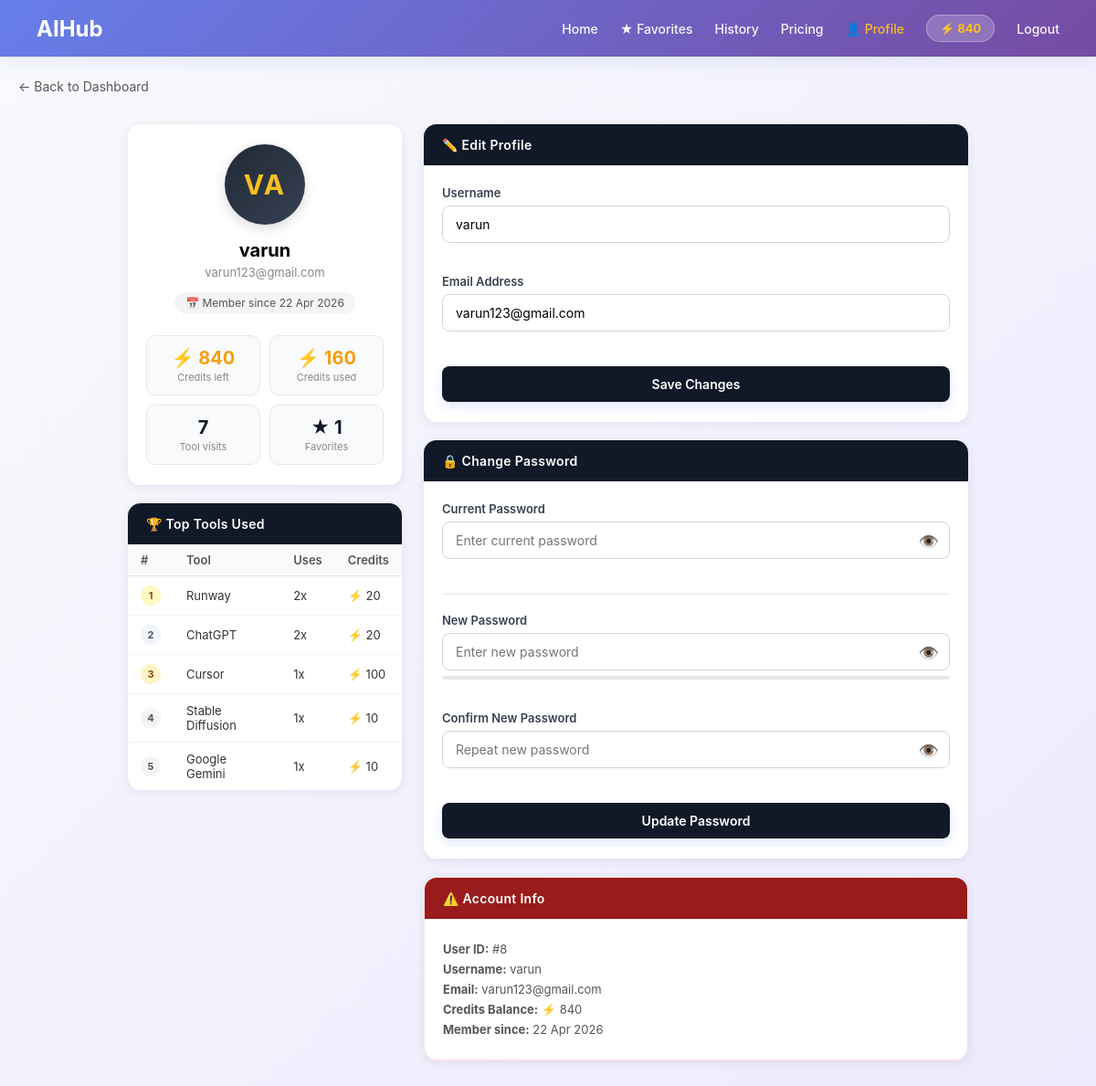
The page /profile.php (signed in) on the database its author committed.
### tables this page shows
CREATE TABLE IF NOT EXISTS `users` (
  `id` int NOT NULL AUTO_INCREMENT,
  `username` varchar(100) DEFAULT NULL,
  `email` varchar(150) DEFAULT NULL,
  `password` varchar(255) DEFAULT NULL,
  `credits` int DEFAULT '1000',
  `created_at` timestamp NULL DEFAULT CURRENT_TIMESTAMP,
  PRIMARY KEY (`id`),
  UNIQUE KEY `username` (`username`),
  UNIQUE KEY `email` (`email`)
);

### profile.php (the view, shortened to what this page needs)
<?php
include "db.php";
$user_id  = $_SESSION['user_id'];
$stmt = $conn->prepare("SELECT id, username, email, credits, created_at FROM users WHERE id = ?");
$stmt->execute([$user_id]);
$user = $stmt->fetch(PDO::FETCH_ASSOC);
$stmt2 = $conn->prepare("SELECT COUNT(*) FROM usage_logs WHERE user_id = ?");
$stmt2->execute([$user_id]);
$total_visits = $stmt2->fetchColumn();
$stmt3 = $conn->prepare("SELECT COALESCE(SUM(credits_used),0) FROM usage_logs WHERE user_id = ?");
$stmt3->execute([$user_id]);
$credits_used = $stmt3->fetchColumn();
$stmt4 = $conn->prepare("SELECT COUNT(*) FROM favorites WHERE user_id = ?");
$stmt4->execute([$user_id]);
$fav_count = $stmt4->fetchColumn();
$stmt5 = $conn->prepare(
    "SELECT tool_name, COUNT(*) AS uses, SUM(credits_used) AS spent
     FROM usage_logs WHERE user_id = ?
     GROUP BY tool_name ORDER BY uses DESC LIMIT 5"
);
$stmt5->execute([$user_id]);
$top_tools = $stmt5->fetchAll(PDO::FETCH_ASSOC);
$member_since = isset($user['created_at'])
    ? date('d M Y', strtotime($user['created_at']))
    : 'N/A';
$username = $user['username'];
$credits  = $user['credits'];
$avatar   = strtoupper(substr($username, 0, 2));
?>
<!DOCTYPE html>
<html>
<head>
    <link rel="stylesheet" href="dashboard.css?v=4">
</head>
<body>
<nav>
    <h2 class="logo">AIHub</h2>
    <ul>
        <li><a href="dashboard.php">Home</a></li>
        <li><a href="favorites.php">★ Favorites</a></li>
        <li><a href="history.php">History</a></li>
        <li><a href="pricing.php">Pricing</a></li>
        <li><a href="profile.php" style="color:#fbbf24;">👤 Profile</a></li>
        <li class="credits-badge">⚡ <?php echo number_format($credits); ?></li>
        <li><a href="logout.php">Logout</a></li>
    </ul>
</nav>
<a href="dashboard.php" class="back-btn">← Back to Dashboard</a>
<div class="profile-wrap">
    <div style="display:flex;flex-direction:column;gap:20px;">
        <div class="card-box">
            <div class="card-box-body avatar-card">
                <div class="avatar-circle"><?php echo htmlspecialchars($avatar); ?></div>
                <div class="avatar-name"><?php echo htmlspecialchars($username); ?></div>
                <div class="avatar-email"><?php echo htmlspecialchars($user['email']); ?></div>
                <span class="member-badge">📅 Member since <?php echo $member_since; ?></span>
                <div class="stats-grid">
                    <div class="stat-pill gold">
                        <div class="num">⚡ <?php echo number_format($credits); ?></div>
                        <div class="lbl">Credits left</div>
                    </div>
                    <div class="stat-pill gold">
                        <div class="num">⚡ <?php echo number_format($credits_used); ?></div>
                        <div class="lbl">Credits used</div>
                    </div>
                    <div class="stat-pill">
                        <div class="num"><?php echo number_format($total_visits); ?></div>
                        <div class="lbl">Tool visits</div>
                    </div>
                    <div class="stat-pill">
                        <div class="num">★ <?php echo number_format($fav_count); ?></div>
                        <div class="lbl">Favorites</div>
                    </div>
                </div>
            </div>
        </div>
        <div class="card-box">
            <div class="card-box-header">🏆 Top Tools Used</div>
            <div class="card-box-body" style="padding:0;">
                <?php if(count($top_tools) > 0): ?>
                <table class="top-tools-table">
                    <thead>
                        <tr>
                            <th>#</th>
                            <th>Tool</th>
                            <th>Uses</th>
                            <th>Credits</th>
                        </tr>
                    </thead>
                    <tbody>
                    <?php foreach($top_tools as $i => $t): ?>
                        <?php
                            $rankClass = match($i) {
                                0 => 'gold', 1 => 'silver', 2 => 'bronze', default => ''
                            };
                        ?>
                        <tr>
                            <td><span class="rank-badge <?php echo $rankClass; ?>"><?php echo $i+1; ?></span></td>
                            <td><?php echo htmlspecialchars($t['tool_name']); ?></td>
                            <td><?php echo $t['uses']; ?>x</td>
                            <td>⚡ <?php echo number_format($t['spent']); ?></td>
                        </tr>
                    <?php endforeach; ?>
                    </tbody>
                </table>
                <?php else: ?>
                <div class="empty-tools">No tools used yet.<br>Go explore the dashboard!</div>
                <?php endif; ?>
            </div>
        </div>
    </div>
    <div style="display:flex;flex-direction:column;gap:20px;">
        <div class="card-box">
            <div class="card-box-header">✏️ Edit Profile</div>
            <div class="card-box-body">
                <form method="POST" id="profileForm" novalidate>
                    <div class="form-group">
                        <label>Username</label>
                        <input type="text" name="username" id="p_username"
                               value="<?php echo htmlspecialchars($user['username']); ?>"
                               oninput="validatePUsername()" required>
                        <div class="field-hint" id="p_username_msg"></div>
                    </div>
                    <div class="form-group">
                        <label>Email Address</label>
                        <input type="email" name="email" id="p_email"
                               value="<?php echo htmlspecialchars($user['email']); ?>"
                               oninput="validatePEmail()" required>
                        <div class="field-hint" id="p_email_msg"></div>
                    </div>
                    <button type="submit" name="update_profile" class="save-btn">Save Changes</button>
                </form>
            </div>
        </div>
        <div class="card-box">
            <div class="card-box-header">🔒 Change Password</div>
            <div class="card-box-body">
                <form method="POST" id="passForm" novalidate>
                    <div class="form-group">
                        <label>Current Password</label>
                        <div class="password-group">
                            <input type="password" name="current_password" id="cp_current"
                                   placeholder="Enter current password"
                                   oninput="validateCurrent()" required>
                            <span class="password-toggle-icon" onclick="togglePassword('cp_current')">👁️</span>
                        </div>
                        <div class="field-hint" id="cp_current_msg"></div>
                    </div>
                    <hr class="section-divider">
                    <div class="form-group">
                        <label>New Password</label>
                        <div class="password-group">
                            <input type="password" name="new_password" id="cp_new"
                                   placeholder="Enter new password"
                                   oninput="validateNewPass()" required>
                            <span class="password-toggle-icon" onclick="togglePassword('cp_new')">👁️</span>
                        </div>
                        <div class="strength-bar"><div class="strength-fill" id="cp_fill"></div></div>
                        <div class="field-hint" id="cp_new_msg"></div>
                    </div>
                    <div class="form-group">
                        <label>Confirm New Password</label>
                        <div class="password-group">
                            <input type="password" name="confirm_password" id="cp_confirm"
                                   placeholder="Repeat new password"
                                   oninput="validateConfirmPass()" required>
                            <span class="password-toggle-icon" onclick="togglePassword('cp_confirm')">👁️</span>
                        </div>
                        <div class="field-hint" id="cp_confirm_msg"></div>
                    </div>
                    <button type="submit" name="change_password" class="save-btn">Update Password</button>
                </form>
            </div>
        </div>
        <div class="card-box" style="border:1px solid #fee2e2;">
            <div class="card-box-header" style="background:#991b1b;">⚠️ Account Info</div>
            <div class="card-box-body" style="font-size:13px;color:#555;line-height:1.7;">
                <strong>User ID:</strong> #<?php echo $user_id; ?><br>
                <strong>Username:</strong> <?php echo htmlspecialchars($username); ?><br>
                <strong>Email:</strong> <?php echo htmlspecialchars($user['email']); ?><br>
                <strong>Credits Balance:</strong> ⚡ <?php echo number_format($credits); ?><br>
                <strong>Member since:</strong> <?php echo $member_since; ?>
            </div>
        </div>
    </div>
</div>
</body>
</html>

### dashboard.css (style rules this page uses)
* { margin: 0; padding: 0; box-sizing: border-box; font-family: -apple-system, BlinkMacSystemFont, 'Segoe UI', 'Roboto', 'Oxygen', 'Ubuntu', 'Cantarell', sans-serif; }
body { background: linear-gradient(135deg, #f8fafc 0%, #ede9fe 100%); min-height: 100vh; }
nav { background: linear-gradient(135deg, #667eea 0%, #764ba2 100%); color: white; display: flex; justify-content: space-between; padding: 16px 40px; align-items: center; box-shadow: 0 4px 20px rgba(102, 126, 234, 0.15); }
nav ul { list-style: none; display: flex; gap: 24px; align-items: center; flex-wrap: wrap; }
nav a { color: rgba(255, 255, 255, 0.95); text-decoration: none; font-size: 14px; font-weight: 500; transition: all 0.3s ease; position: relative; }
.credits-badge { background: rgba(255, 255, 255, 0.2); color: #fbbf24; padding: 6px 14px; border-radius: 20px; font-size: 13px; font-weight: 700; border: 1px solid rgba(255, 255, 255, 0.3); }
button { padding: 10px 16px; background: linear-gradient(135deg, #667eea 0%, #764ba2 100%); color: white; border: none; border-radius: 8px; cursor: pointer; font-size: 14px; width: 100%; font-weight: 700; transition: all 0.3s ease; box-shadow: 0 4px 12px rgba(102, 126, 234, 0.2); }

### rows shown on the page
users: credits "840", username "VA", username "varun", email "varun123@gmail.com", created_at "22 Apr 2026"

### other values the page prints
$credits_used "160"
$total_visits "7"
$fav_count "1"
$t['tool_name'] "Runway"
$t['uses'] "2"
$t['spent'] "20"
$t['tool_name'] "ChatGPT"
$t['tool_name'] "Cursor"
$t['uses'] "1"
$t['spent'] "100"
$t['tool_name'] "Stable Diffusion"
$t['spent'] "10"
$t['tool_name'] "Google Gemini"
$user_id "8"
